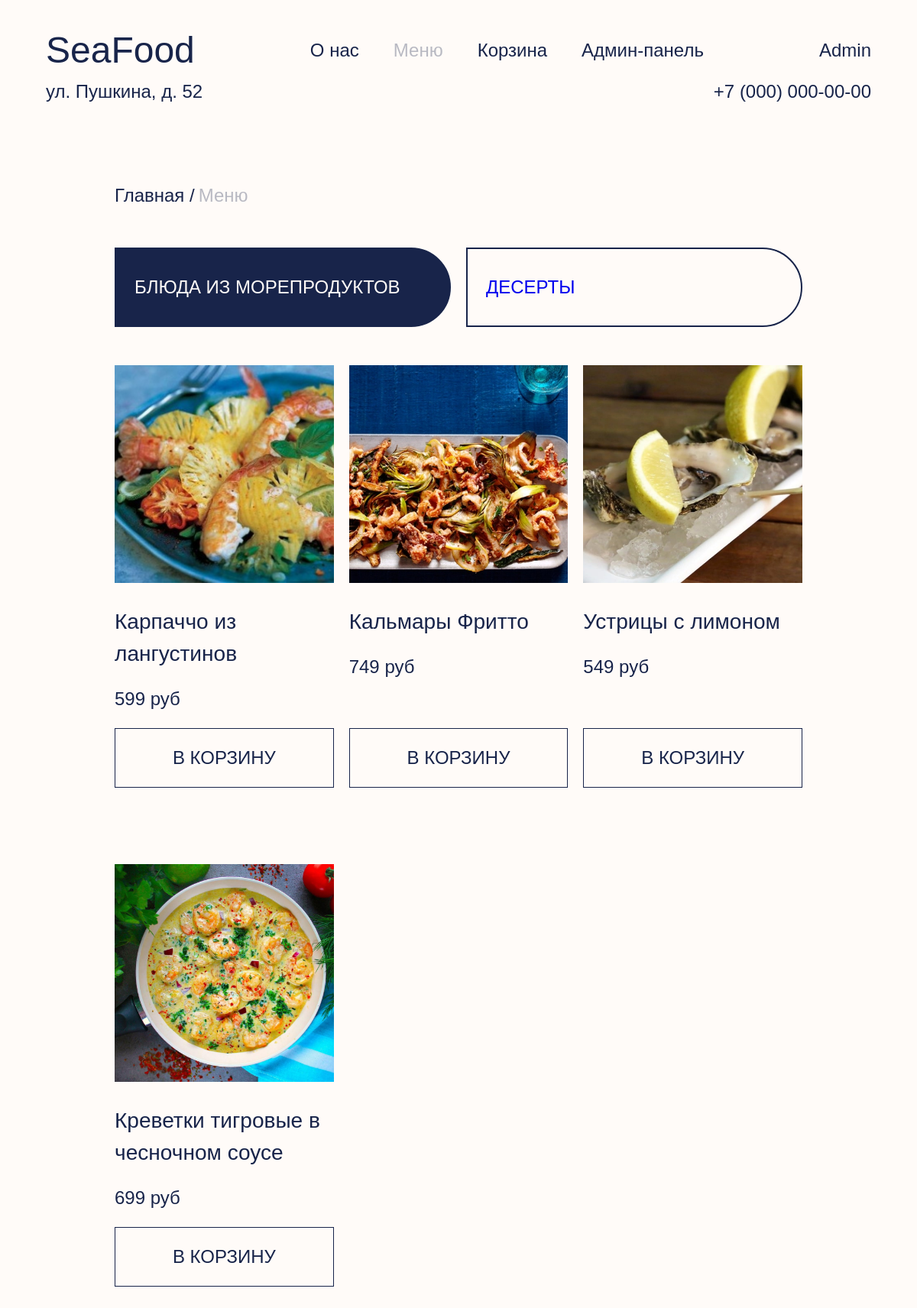
Screenshot of /pages/catalog.php?category=seafood (signed in) with the database file from the repository.
### tables this page shows
CREATE TABLE `catalog` (
  `product_id` int(11) NOT NULL,
  `name` varchar(100) NOT NULL,
  `price` int(5) NOT NULL,
  `category` varchar(100) NOT NULL,
  `img_name` varchar(255) NOT NULL DEFAULT 'unknown.png'
);

### functions/check_status.php (called while the page is built, shortened)
<?php
function check_status()
{
    if ( ! empty($_SESSION['auth'])) {
        $dbc    = get_dbc();
        $login  = $_SESSION['login'];
        $query  = "SELECT * from users WHERE login='$login'";
        $result = mysqli_query($dbc, $query);
        $row    = mysqli_fetch_assoc($result);
        return $row['role'];
    }
    return null;
}

### pages/catalog.php (the view, shortened to what this page needs)
<?php
require_once "../functions/check_status.php";
$dbc = get_dbc();
$category = $_GET['category'];
$query    = "SELECT * FROM catalog WHERE category = '$category'";
$result   = mysqli_query($dbc, $query);
$cards    = $result -> fetch_all(MYSQLI_ASSOC);
?>
<!doctype html>
<html lang="en">
<head>
  <link rel="stylesheet" href="../styles/style.css">
</head>
<body>
<header class="header">
  <div class="header__wrapper">
    <div class="header__inner-wrapper">
      <a class="header__logo" href="index.php">SeaFood</a>
      <nav class="header__nav nav">
        <ul class="nav__list">
          <li class="nav__item">
            <a class="nav__link" href="index.php">О нас</a>
          </li>
          <li class="nav__item">
            <a class="nav__link nav__link--disabled"
               href="index.php#menu">Меню</a>
          </li>
          <li class="nav__item">
            <a class="nav__link" href="basket.php">Корзина
            </a>
          </li>
            <?php
            $role = check_status();
            if ($role === 'admin') {
                ?>
              <li class="nav__item">
                <a class="nav__link"
                   href="admin.php">Админ-панель</a>
              </li>
                <?php
            }
            ?>
        </ul>
      </nav>
        <?php
        if ( ! empty($_SESSION['auth'])) {
            echo '<a class="header__login" href="profile.php">'
                .$_SESSION['login'].'</a>';
        } else {
            echo '<a class="header__login" href="login.php">Войти</a>';
        }
        ?>
    </div>
    <div class="header__contacts">
      <span>ул. Пушкина, д. 52</span>
      <a href="tel:+70000000000">+7 (000) 000-00-00</a>
    </div>
  </div>
</header>
<main>
  <section class="catalog">
    <div class="catalog__wrapper">
      <div class="catalog__links-line">
        <a class="catalog__link" href="index.php">Главная</a>
        <a class="catalog__link catalog__link--disabled">Меню</a>
      </div>
      <div class="catalog__tabs tabs">
        <div class="tabs__buttons-wrapper">
          <a href="?category=seafood" class="tabs__button <?php
          if ($category == 'seafood') {
              echo 'tabs__button--active';
          }
          ?>">Блюда из морепродуктов</a>
          <a href="?category=dessert" class="tabs__button <?php
          if ($category == 'dessert') {
              echo 'tabs__button--active';
          }
          ?>">Десерты</a>
        </div>
        <div class="tabs__content">
          <ul class="cards">
              <?php
              foreach ($cards as $card) {
                  ?>
                <li class="card">
                  <div class="card__image">
                    <img src="../assets/img/<?= $card['img_name'] ?>" alt=""
                         width="285"
                         height="285">
                  </div>
                  <h3><?= $card['name'] ?></h3>
                  <b><?= $card['price'] ?> руб</b>
                  <a class="card__button"
                     href="../functions/add_to_card.php?id=<?= $card['product_id'] ?>&category=<?= $category ?>">
                    В корзину
                  </a>
                </li>
                  <?php
              }
              ?>
          </ul>
        </div>
      </div>
    </div>
  </section>
</main>
</body>
</html>

### styles/style.css (style rules this page uses)
*, *::before, *::after { box-sizing: border-box; }
html, body { min-height: 100vh; scroll-behavior: smooth; }
body { font-family: 'Cormorant Garamond', Helvetica, sans-serif; font-size: 24px; line-height: 1.5; margin: 0; color: #18244a; background-color: #fffbf8;; display: flex; flex-direction: column; overflow-y: scroll; font-weight: 500; }
main { flex-grow: 1; }
img { width: 100%; object-fit: cover; }
.header__wrapper { max-width: 1200px; margin: 0 auto; padding: 30px 60px; }
.header__inner-wrapper, .header__contacts { display: flex; align-items: center; justify-content: space-between; }
.header__contacts a { color: inherit; text-decoration: none; }
.header__logo { font-size: 48px; color: inherit; text-decoration: none; }
.header__login { position: relative; text-decoration: none; color: inherit; text-transform: capitalize; }
.header__login::before { position: absolute; bottom: 0; left: 50%; width: 0; height: 1px; content: ''; transition: all 0.2s linear; background: #18244a; }
.nav__list { display: flex; margin: 0; padding: 0; list-style: none; gap: 45px; }
.nav__link { position: relative; text-decoration: none; color: inherit; }
.nav__link--disabled { opacity: 0.3; pointer-events: none; }
.nav__link::before { position: absolute; bottom: 0; left: 50%; width: 0; height: 1px; content: ''; transition: all 0.2s linear; background: #18244a; }
.catalog__wrapper { max-width: 1200px; margin: 0 auto; padding: 70px 150px 100px; }
.catalog__links-line { display: flex; margin-bottom: 50px; gap: 5px; }
.catalog__link { text-decoration: none; color: inherit; }
.catalog__link { position: relative; text-decoration: none; color: inherit; }
.catalog__link::before { position: absolute; bottom: 0; left: 50%; width: 0; height: 1px; content: ''; transition: all 0.2s linear; background: #18244a; }
.catalog__link--disabled { pointer-events: none; opacity: 0.3; }
.catalog__link:last-child::after { display: none; }
.catalog__link::after { content: ' /'; }
.tabs__buttons-wrapper { display: flex; justify-content: center; margin-bottom: 50px; gap: 20px; }
.tabs__button { flex-basis: 50%; display: flex; align-items: center; padding: 32px 48px 32px 24px; user-select: none; transition: all 0.2s linear; text-transform: uppercase; border: 2px solid #18244a; border-radius: 0 400px 400px 0; text-decoration: none; }
.tabs__button--active { pointer-events: none; color: #fffbf8; background: #18244a; }
.cards { display: grid; margin: 0; padding: 0; list-style: none; grid-template-columns: repeat(3, 1fr); gap: 100px 20px; }
.card { display: flex; flex-direction: column; }
.card__image { margin-bottom: 20px; min-height: 250px; }
.card h3 { font-weight: 500; margin: 0 0 20px; }
.card b { display: block; margin: 0 0 20px; font-weight: 500; }
.card__button { display: block; font-family: inherit; font-size: inherit; width: 100%; padding: 20px; cursor: pointer; text-transform: uppercase; border: 1px solid #18244a; background: transparent; transition: all 0.2s linear; text-decoration: none; color: inherit; text-align: center; margin-top: auto; }

### rows the page displays
catalog: img_name (picture), name "Карпаччо из лангустинов", price "599"
catalog: img_name (picture), name "Кальмары Фритто", price "749"
catalog: img_name (picture), name "Устрицы с лимоном", price "549"
catalog: img_name (picture), name "Креветки тигровые в чесночном соусе", price "699"

### other values shown
$_SESSION['login'] "Admin"
